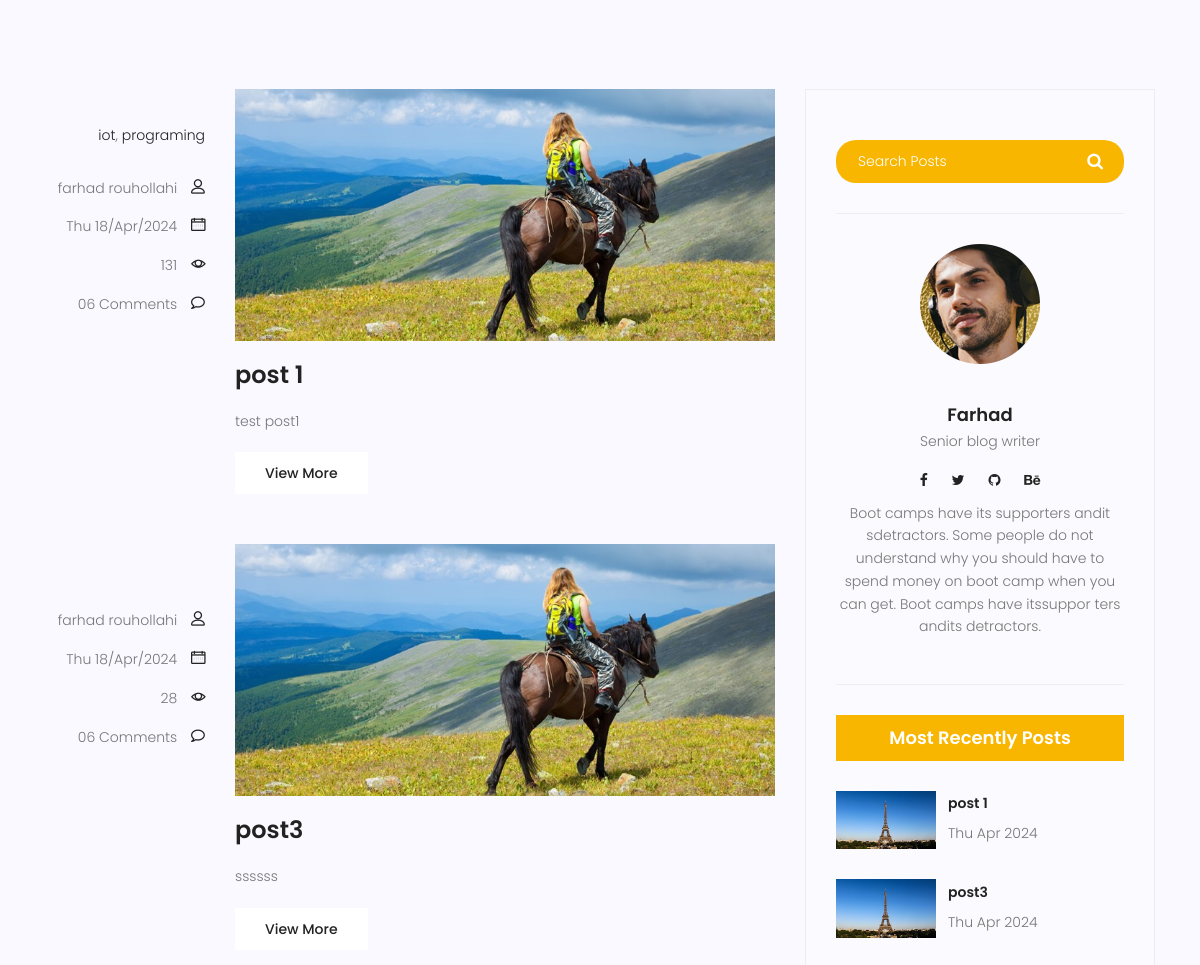
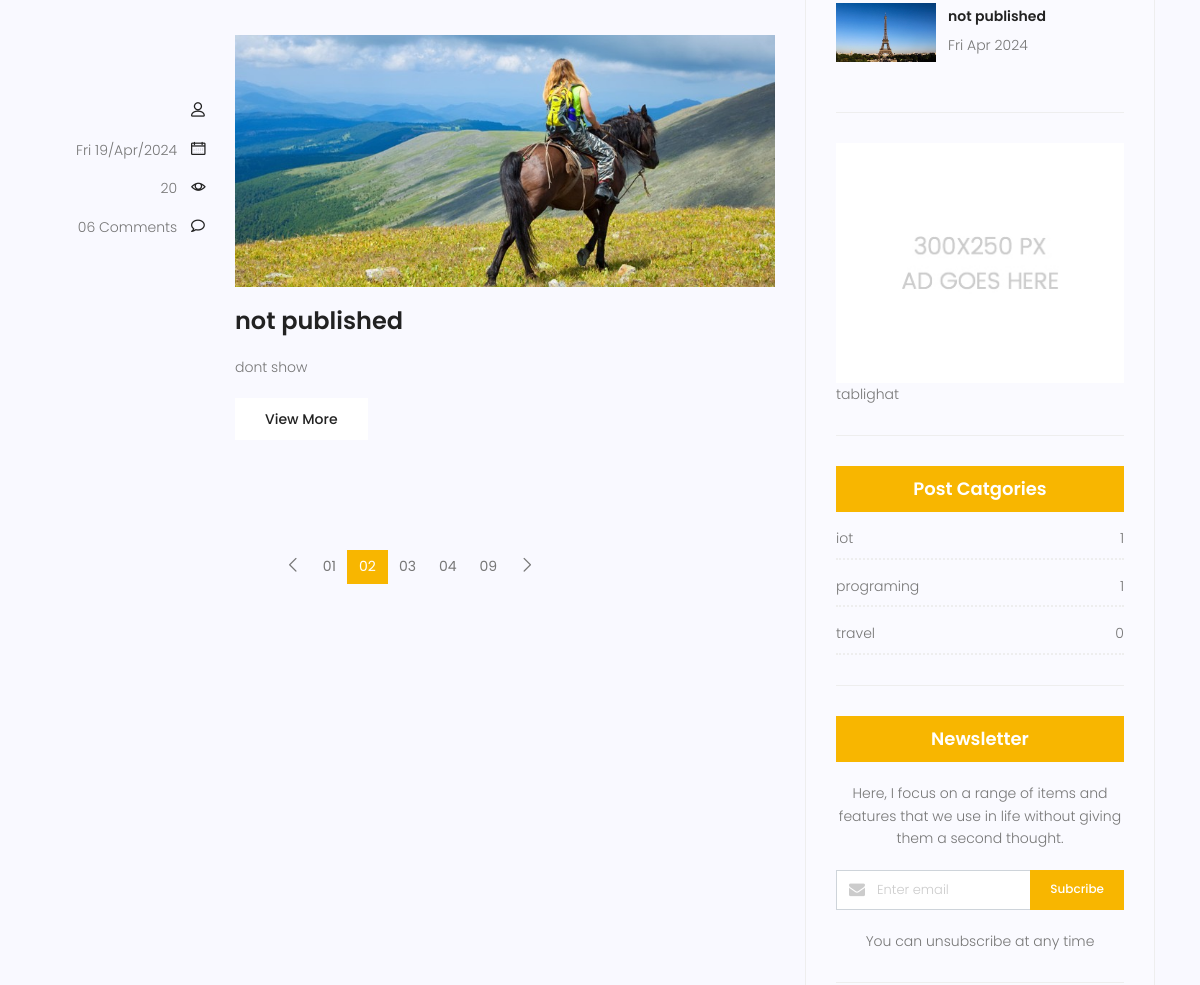
/blog/ (middle part), run on an earlier commit of the app's database (2 pictures, top to bottom).
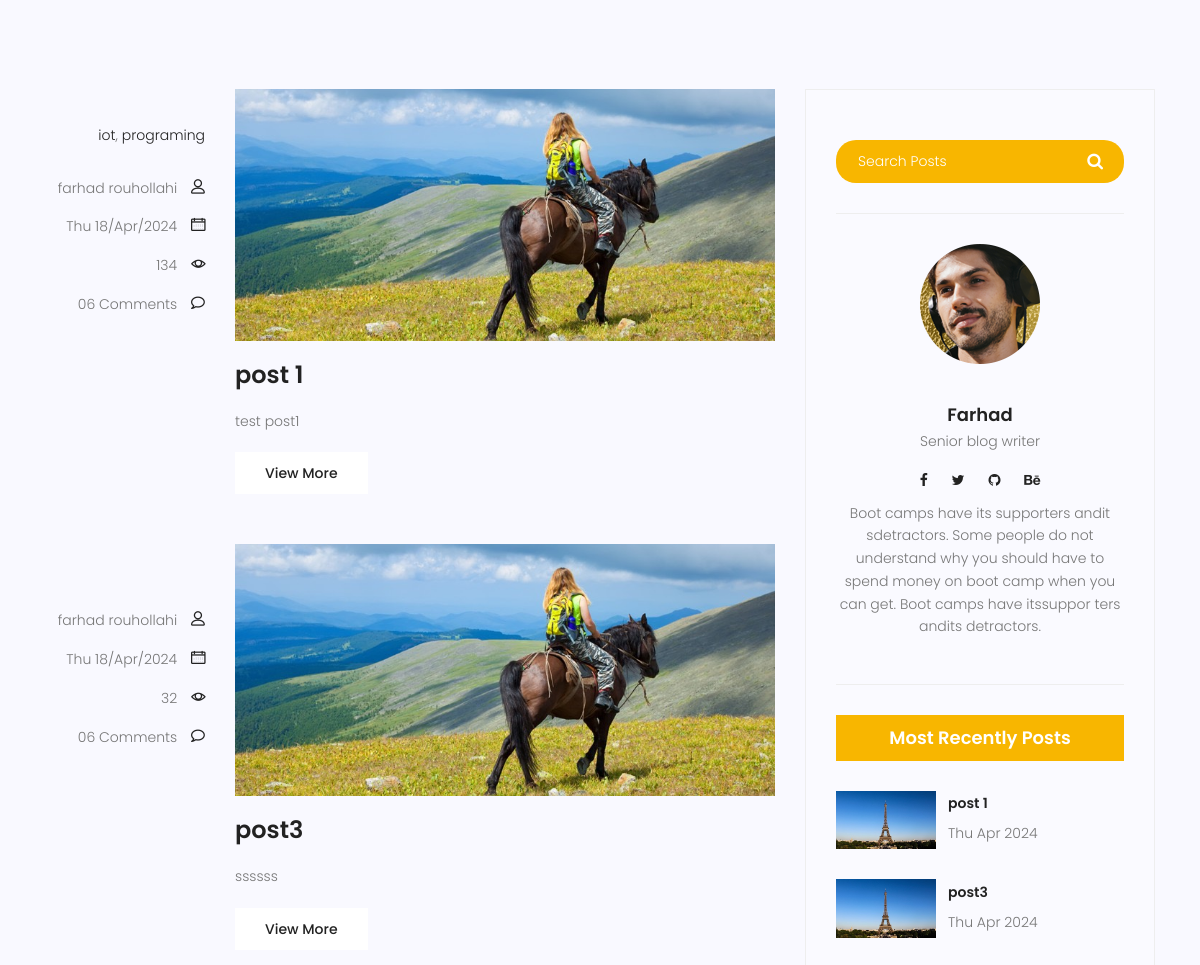
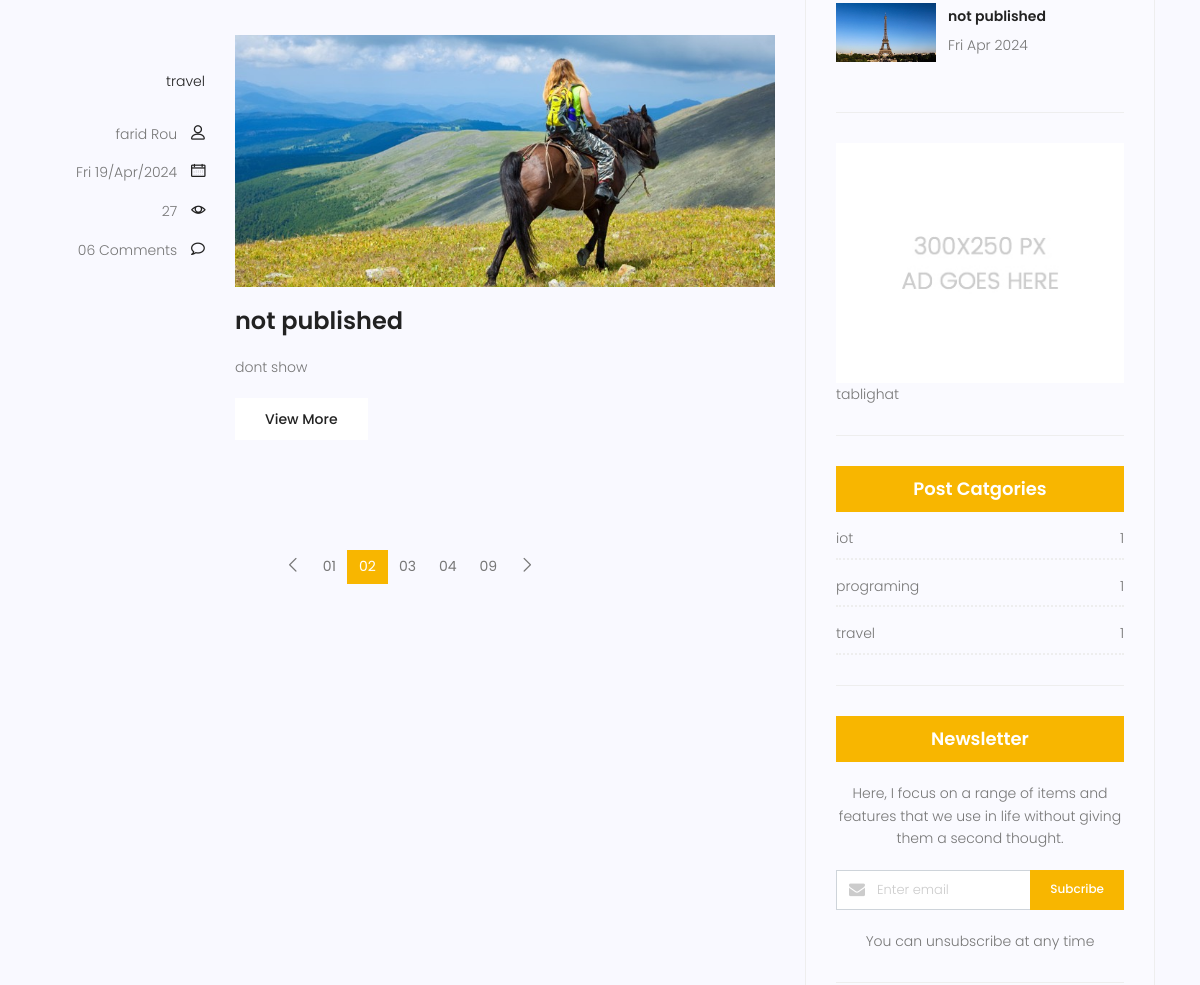
And on a later commit of the database (2 pictures, top to bottom).
### blog/models.py (models this page shows, shortened)
class Category(models.Model):
    name = models.CharField(max_length=255)
    def __str__(self):
        return self.name

class Post(models.Model):
    image = models.ImageField(upload_to='blog/', default='blog/default.jpg')
    category = models.ManyToManyField(Category)
    author = models.ForeignKey(User, on_delete=models.SET_NULL, null=True)
    title = models.CharField(max_length=255)
    content = models.TextField()
    counted_view = models.IntegerField(default=0)
    status = models.BooleanField(default=False)
    created_date = models.DateTimeField(auto_now_add=True)
    updated_date = models.DateTimeField(auto_now=True)
    published_date = models.DateTimeField(null=True)
    class Meta:
        ordering = ["created_date"]

### blog/views.py (the view)
# urls.py: path("", index_blog, name='index_blog'),
def index_blog(request, **kwargs):
    posts = Post.objects.filter(
        published_date__lte=timezone.now(), status=1)
    if kwargs.get('cat_name') != None:
        posts = posts.filter(category__name=kwargs['cat_name'])
    if kwargs.get("author_username") != None:
        posts = posts.filter(author__username=kwargs["author_username"])
    context = {"posts": posts}
    return render(request, "blog/blog-home.html", context)

### blog/templatetags/blog_tags.py (called while the page is built)
@register.inclusion_tag("blog/blog-lastest-post.html")
def lastest_posts(arg=3):
    posts = Post.objects.filter(
        published_date__lte=timezone.now(), status=1).order_by("created_date")[:arg]
    return {"posts": posts}

@register.inclusion_tag('blog/blog-categories.html')
def postcategories():
    posts = Post.objects.filter(
        status=1, published_date__lte=timezone.now())
    categories = Category.objects.all()
    dic_cat = {}
    for name in categories:
        dic_cat[name] = posts.filter(category=name).count()
    return {'categories': dic_cat}

### templates/blog/blog-home.html (shortened to what the changed rows need)
{% extends 'base.html' %}
{% load static %}
{% load blog_tags %}
{% block content %}
<section class="post-content-area">
	<div class="container">
		<div class="row">
			<div class="col-lg-8 posts-list">
				{% for post in posts%}
				<div class="single-post row">
					<div class="col-lg-3  col-md-3 meta-details">
						<ul class="tags">
							{% for cat in post.category.all %}
							<li><a href="{% url 'category_blog' cat_name=cat.name %}">{{cat.name}}</a>
							</li>{% if not forloop.last %},{% endif %}
							{% endfor %}
						</ul>
						<div class="user-details row">
							<p class="user-name col-lg-12 col-md-12 col-6"><a
									href="{% url 'author_blog' author_username=post.author.username %}">{{post.author.get_full_name}}</a>
								<span class="lnr lnr-user"></span>
							</p>
							<p class="date col-lg-12 col-md-12 col-6">
								<a href="#">{{post.published_date|date:'D d/M/Y'}}
								</a>
								<span class="lnr lnr-calendar-full"></span>
							</p>
							<p class="view col-lg-12 col-md-12 col-6"><a href="#">{{post.counted_view}}</a> <span
									class="lnr lnr-eye"></span></p>
							<p class="comments col-lg-12 col-md-12 col-6"><a href="#">06 Comments</a> <span
									class="lnr lnr-bubble"></span></p>
						</div>
					</div>
					<div class="col-lg-9 col-md-9 ">
						<div class="feature-img">
							<img class="img-fluid" src="{% static 'img/blog/feature-img1.jpg' %}" alt="">
						</div>
						<a class="posts-title" href="{% url 'single_blog' pid=post.id %}">
							<h3>{{post.title}}</h3>
						</a>
						<p class="excert">
							{{post.content|truncatewords:20}}
						</p>
						<a href="{% url 'single_blog' pid=post.id %}" class="primary-btn">View More</a>
					</div>
				</div>
				{% endfor %}
			</div>
			<div class="col-lg-4 sidebar-widgets">
				<div class="widget-wrap">
					{% lastest_posts %}
					{% postcategories %}
				</div>
			</div>
		</div>
	</div>
</section>
{% endblock %}

### templates/blog/blog-lastest-post.html
<div class="single-sidebar-widget popular-post-widget">
    <h4 class="popular-title">Most Recently Posts</h4>
    {% for post in posts %}
    <div class="popular-post-list">
        <div class="single-post-list d-flex flex-row align-items-center">
            <div class="thumb">
                <img class="img-fluid" src="{{post.image.url}}" alt="">
            </div>
            <div class="details">
                <a href="{% url 'single_blog' pid=post.id %}">
                    <h6>{{post.title}}</h6>
                </a>
                <p>{{post.published_date|date:"D M Y"}}</p>
            </div>
        </div>
    </div>
    {% endfor %}
</div>

### templates/blog/blog-categories.html
<div class="single-sidebar-widget post-category-widget">
    <h4 class="category-title">Post Catgories</h4>
    <ul class="cat-list">
        {% for name,count in categories.items %}
        <li>
            <a href="{% url 'category_blog' cat_name=name %}" class="d-flex justify-content-between">
                <p>{{name}}</p>
                <p>{{count}}</p>
            </a>
        </li>
        {% endfor %}
    </ul>
</div>

What changed in the data, as far as the page shows it:
changed Post "post 1": counted_view "131" → "134"
changed Post "post3": counted_view "28" → "32"
changed Post "not published": gains Category (name "travel", count "1"); author_id empty → 2 (drawn); author.get_full_name (not shown) → "farid Rou"; counted_view "20" → "27"
computed for Category "travel": count "0" → "1"
